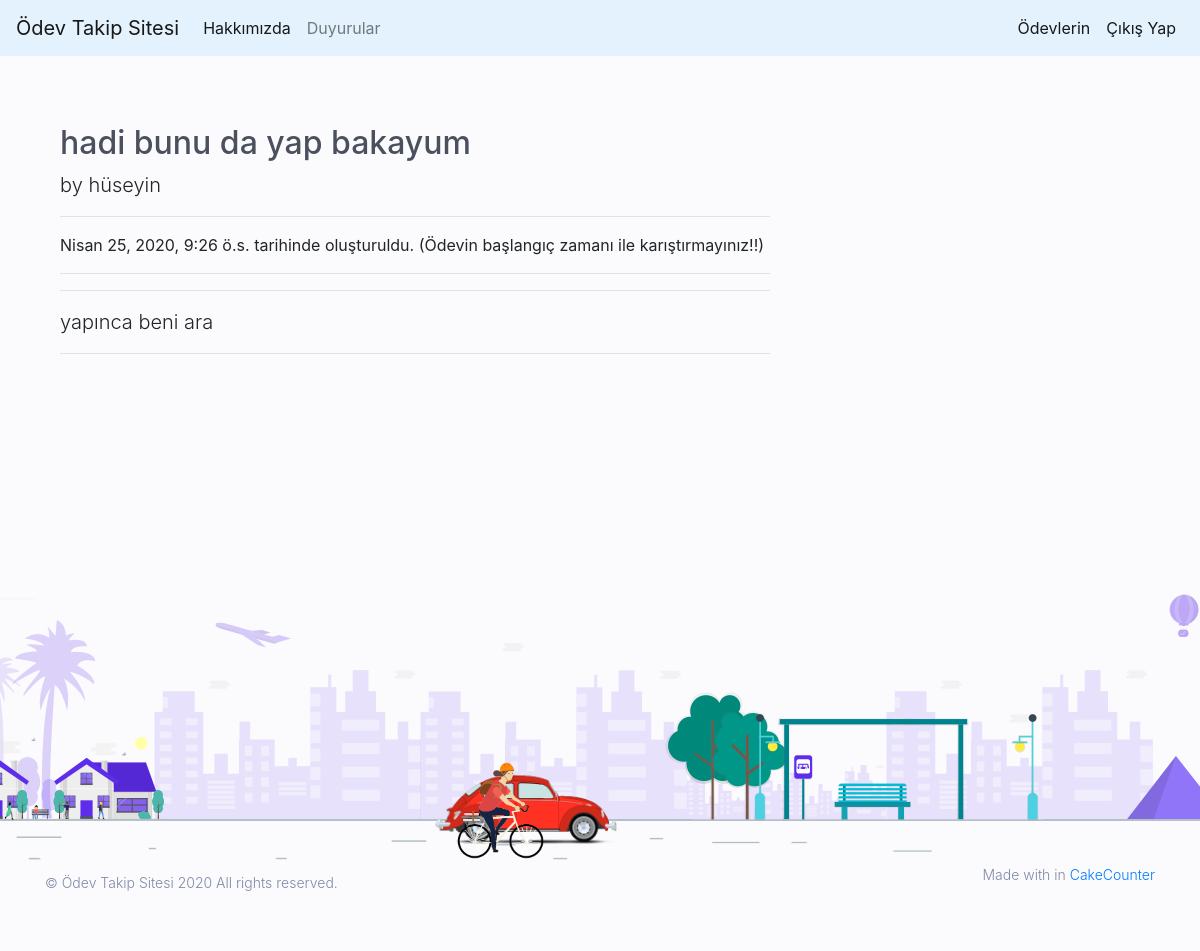
The page /homeworks/homework/8 (signed in) on the database its author committed.
### homework/models.py (models this page shows, shortened)
class Homework(models.Model):
    student = models.ForeignKey("auth.User",on_delete=models.CASCADE,verbose_name="Öğrenci İsmi")
    title = models.CharField(max_length=50,verbose_name="Başlık")
    content = models.TextField(verbose_name="İçerik")
    lesson = models.ForeignKey(Lesson,on_delete=models.CASCADE,verbose_name="Ders")
    book = models.ForeignKey(Book,on_delete=models.CASCADE,verbose_name="Kitap")
    topic = models.ForeignKey(Topic,on_delete=models.CASCADE,verbose_name="Konu")
    created_date = models.DateTimeField(auto_now_add=True,verbose_name="Oluşturulan Zaman")
    initial_date = models.DateField(verbose_name="Başlangıç Vakti")
    final_date = models.DateField(verbose_name="Bitiş Vakti")
    total_solved = models.IntegerField(verbose_name="Toplam Çözülen Soru",null=True,default=0,blank = True)
    true_solved = models.IntegerField(verbose_name="Doğru Çözülen Soru Sayısı",null=True,default=0,blank = True)
    false_solved = models.IntegerField(verbose_name="Yanlış Çözülen Soru Sayısı",null=True,default=0,blank = True)
    class Meta:
        ordering = ['-created_date']

### homework/views.py (the view)
# urls.py: path('homework/<int:id>',views.detail,name = "detail"),
@login_required(login_url = "user:login")
def detail(request,id):
    homework = get_object_or_404(Homework, id = id)
    context = {
        "homework" : homework
    }
    return render(request,"detail.html",context)

### templates/detail.html
{% extends "layout.html" %}
{% block body %}
<div style = "margin-top : 80px; margin-bottom : 100px;" class = "container">
    <div class="row">
        <div class="col-lg-8">
            <h2 class="mt-4"> {{homework.title}} </h2>
            <p class="lead">
          by {{homework.student}}
            </p>
            <hr>
            <p> {{homework.created_date}} tarihinde oluşturuldu.   (Ödevin başlangıç zamanı ile karıştırmayınız!!) </p>
            <hr>
            <hr>
            <p class="lead" >
                {{homework.content}}
            </p>
            <hr>
        </div>
    </div>
</div>
{% endblock body %}

### rows shown on the page
Homework: title "hadi bunu da yap bakayum", student "hüseyin", created_date "Nisan 25, 2020, 9:26 ö.s.", content "yapınca beni ara"
